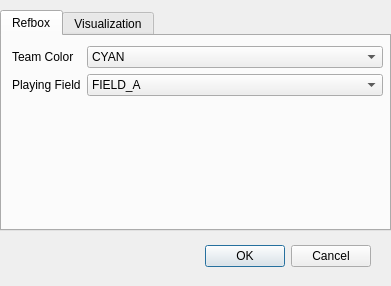
<?xml version="1.0" encoding="UTF-8"?>
<ui version="4.0">
 <class>FieldWidgetSettings</class>
 <widget class="QDialog" name="FieldWidgetSettings">
  <property name="geometry">
   <rect>
    <x>0</x>
    <y>0</y>
    <width>391</width>
    <height>286</height>
   </rect>
  </property>
  <property name="windowTitle">
   <string>Dialog</string>
  </property>
  <widget class="QDialogButtonBox" name="buttonBox">
   <property name="geometry">
    <rect>
     <x>30</x>
     <y>240</y>
     <width>341</width>
     <height>32</height>
    </rect>
   </property>
   <property name="orientation">
    <enum>Qt::Horizontal</enum>
   </property>
   <property name="standardButtons">
    <set>QDialogButtonBox::Cancel|QDialogButtonBox::Ok</set>
   </property>
  </widget>
  <widget class="QTabWidget" name="tabWidget">
   <property name="geometry">
    <rect>
     <x>0</x>
     <y>10</y>
     <width>391</width>
     <height>221</height>
    </rect>
   </property>
   <property name="currentIndex">
    <number>0</number>
   </property>
   <widget class="QWidget" name="tab">
    <attribute name="title">
     <string>Refbox</string>
    </attribute>
    <widget class="QWidget" name="formLayoutWidget">
     <property name="geometry">
      <rect>
       <x>10</x>
       <y>10</y>
       <width>371</width>
       <height>171</height>
      </rect>
     </property>
     <layout class="QFormLayout" name="formLayout">
      <property name="sizeConstraint">
       <enum>QLayout::SetDefaultConstraint</enum>
      </property>
      <property name="fieldGrowthPolicy">
       <enum>QFormLayout::AllNonFixedFieldsGrow</enum>
      </property>
      <property name="horizontalSpacing">
       <number>6</number>
      </property>
      <item row="1" column="0">
       <widget class="QLabel" name="playingFieldLabel">
        <property name="text">
         <string>Playing Field</string>
        </property>
       </widget>
      </item>
      <item row="1" column="1">
       <widget class="QComboBox" name="playingFieldComboBox">
        <item>
         <property name="text">
          <string>FIELD_A</string>
         </property>
        </item>
        <item>
         <property name="text">
          <string>FIELD_B</string>
         </property>
        </item>
        <item>
         <property name="text">
          <string>FIELD_C</string>
         </property>
        </item>
        <item>
         <property name="text">
          <string>FIELD_D</string>
         </property>
        </item>
        <item>
         <property name="text">
          <string>FIELD_FALCONS</string>
         </property>
        </item>
        <item>
         <property name="text">
          <string>FIELD_LOCALHOST</string>
         </property>
        </item>
       </widget>
      </item>
      <item row="0" column="0">
       <widget class="QLabel" name="teamColorLabel">
        <property name="text">
         <string>Team Color</string>
        </property>
       </widget>
      </item>
      <item row="0" column="1">
       <widget class="QComboBox" name="teamColorComboBox">
        <item>
         <property name="text">
          <string>CYAN</string>
         </property>
        </item>
        <item>
         <property name="text">
          <string>MAGENTA</string>
         </property>
        </item>
       </widget>
      </item>
     </layout>
    </widget>
    <zorder>teamColorLineEdit</zorder>
    <zorder>teamColorLabel</zorder>
    <zorder>formLayoutWidget</zorder>
   </widget>
   <widget class="QWidget" name="other">
    <attribute name="title">
     <string>Visualization</string>
    </attribute>
    <widget class="QWidget" name="verticalLayoutWidget">
     <property name="geometry">
      <rect>
       <x>10</x>
       <y>10</y>
       <width>371</width>
       <height>171</height>
      </rect>
     </property>
     <layout class="QVBoxLayout" name="verticalLayout_2">
      <item>
       <widget class="QCheckBox" name="showPathPlanning">
        <property name="text">
         <string>Show path planning</string>
        </property>
       </widget>
      </item>
     </layout>
    </widget>
   </widget>
  </widget>
 </widget>
 <resources/>
 <connections>
  <connection>
   <sender>buttonBox</sender>
   <signal>rejected()</signal>
   <receiver>FieldWidgetSettings</receiver>
   <slot>reject()</slot>
   <hints>
    <hint type="sourcelabel">
     <x>316</x>
     <y>260</y>
    </hint>
    <hint type="destinationlabel">
     <x>286</x>
     <y>274</y>
    </hint>
   </hints>
  </connection>
  <connection>
   <sender>buttonBox</sender>
   <signal>accepted()</signal>
   <receiver>FieldWidgetSettings</receiver>
   <slot>accept()</slot>
   <hints>
    <hint type="sourcelabel">
     <x>248</x>
     <y>254</y>
    </hint>
    <hint type="destinationlabel">
     <x>157</x>
     <y>274</y>
    </hint>
   </hints>
  </connection>
 </connections>
</ui>
